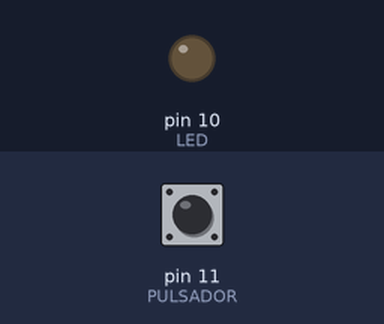
Simulated run of this sketch. Board: Arduino Uno, built with avr-gcc and run on an emulated ATmega328P. Parts: output pins drawn as LEDs (lit = HIGH). The test bench sets the inputs (shaded band); at power-on: pin 11 (PULSADOR) HIGH.

Above: at 1.2 s.
1.3 s: pin 11 (PULSADOR) pulled LOW for 0.15 s
At 1.37 s:
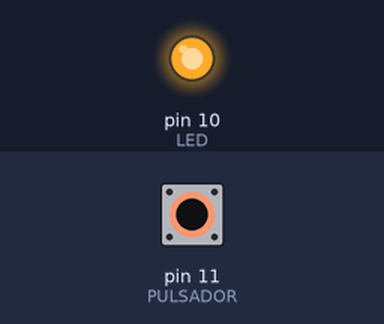
2.9 s: pin 11 (PULSADOR) pulled LOW for 3.2 s
At 7.2 s:
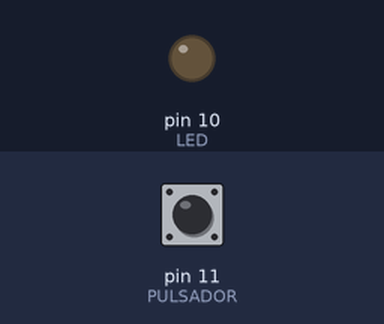
Timing chart, 0 to 8.7 s (numbered marks = the images above; inputs shaded):
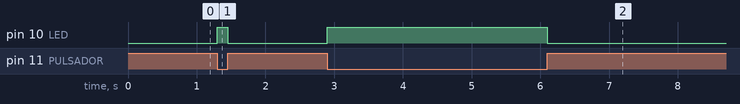

Measured:
- after the input at 1.3 s, pin 10 (LED): LOW → HIGH at once, → LOW 0.15 s later
- after the input at 2.9 s, pin 10 (LED): LOW → HIGH at once, → LOW 3.2 s later

The sketch:

02-input.ino
```cpp
// (licence header left out)
#define LED       10
#define PULSADOR  11

/**
 * Setup Function
 */
void setup() {

  // Set Pin PULSADOR as Input with Pull Up
  pinMode(PULSADOR, INPUT_PULLUP);

  // Set Pin LED as Output
  pinMode(LED, OUTPUT);
}

/**
 * Loop Function
 */
void loop() {

  // Check Pulsador State
  if (digitalRead(PULSADOR) == LOW) {

    // Set LED in HIGH
    digitalWrite(LED, HIGH);

  } else {

    // Set LED in LOW
    digitalWrite(LED, LOW);
  }
}
```
